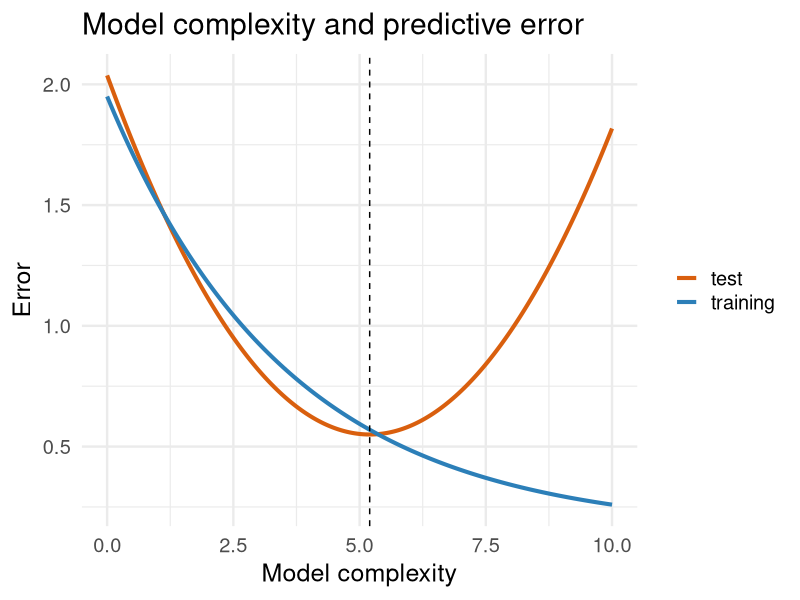
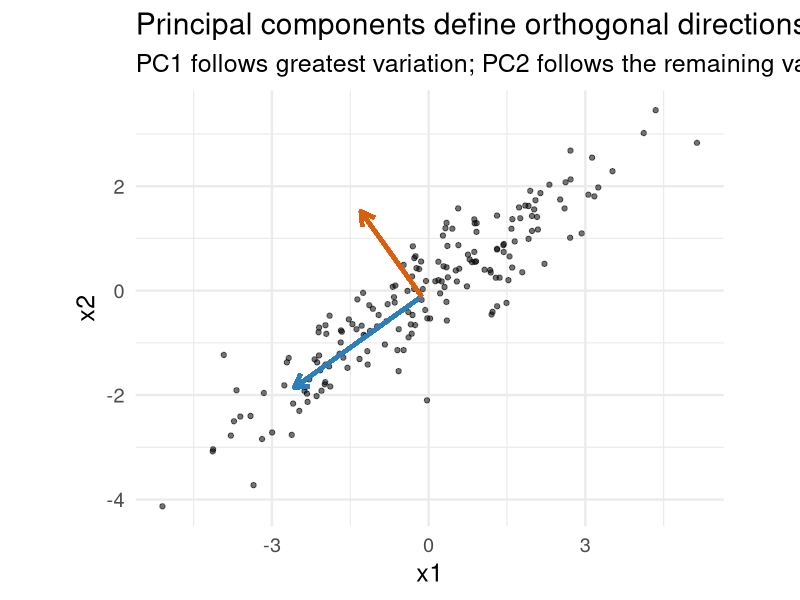
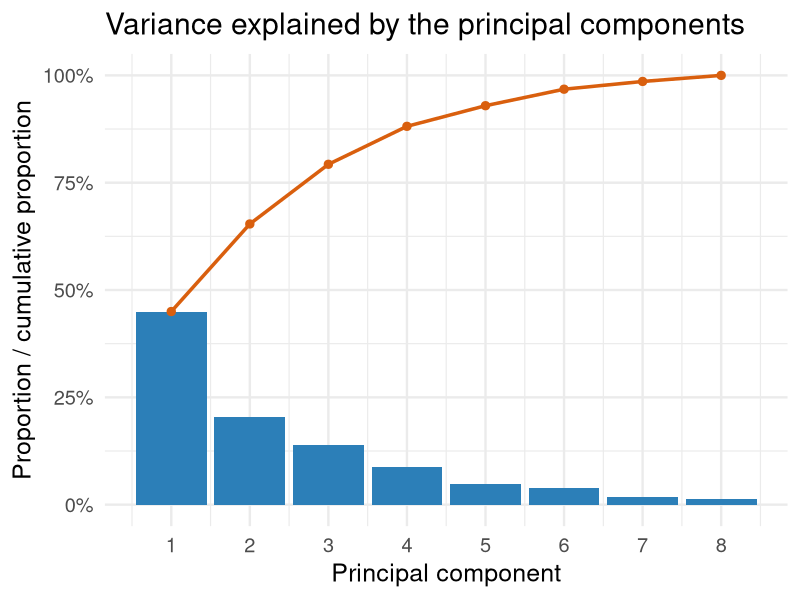
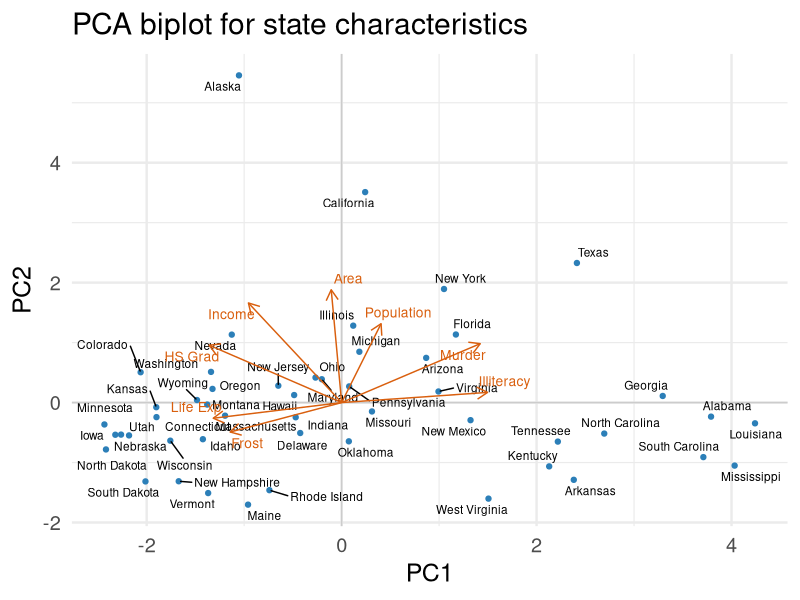
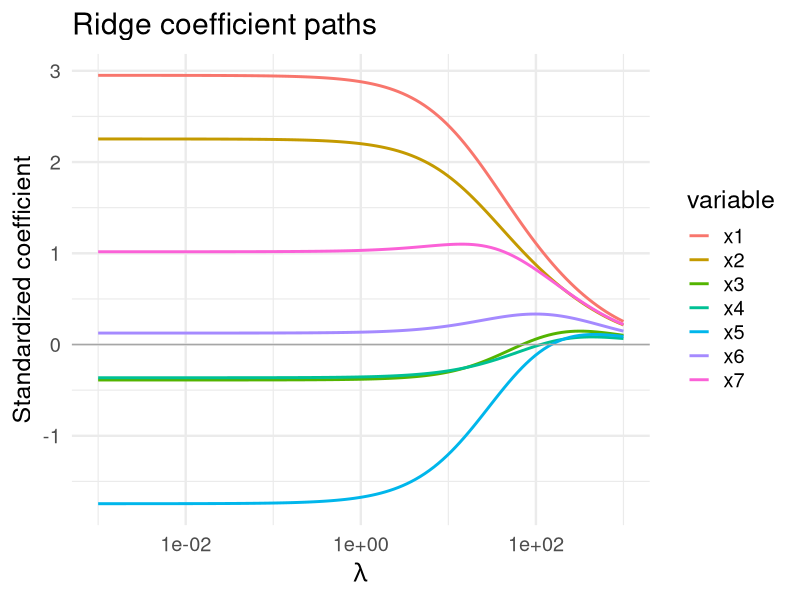
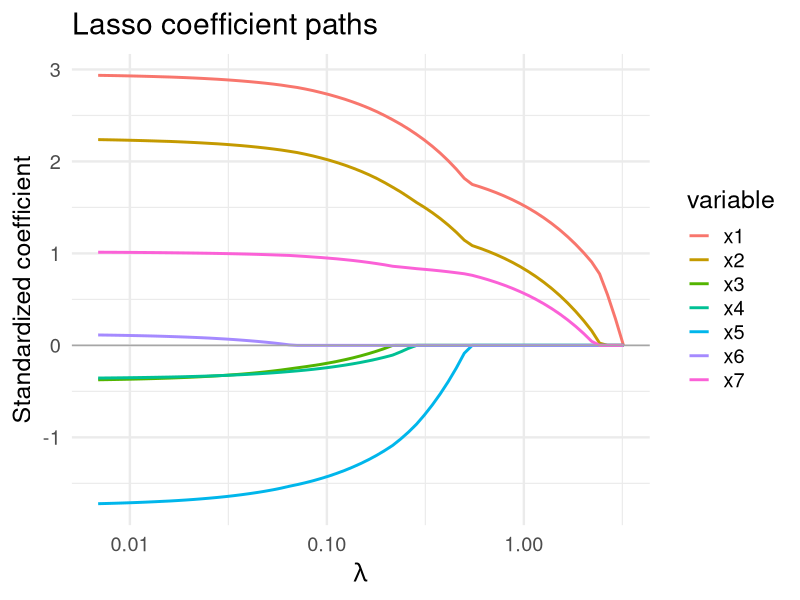
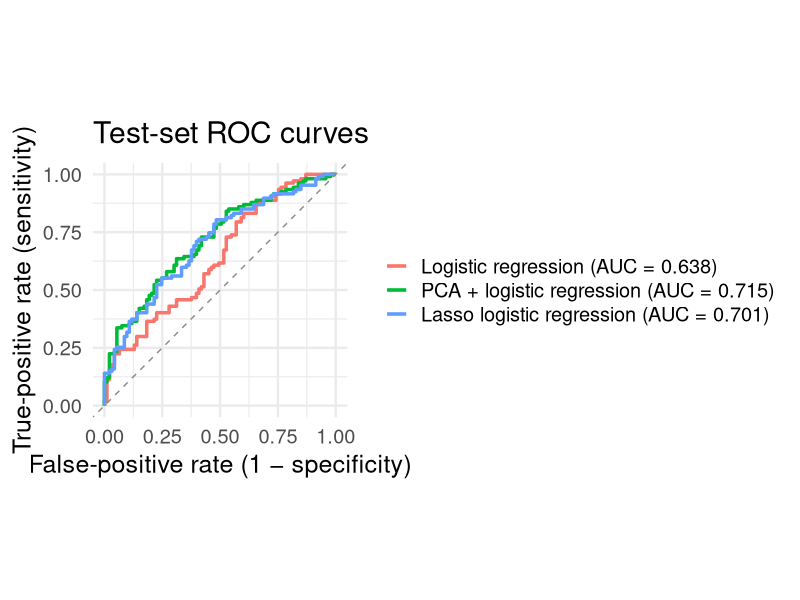

Source code (R) for these figures, in order:
## ---- chunk 1
#| echo: false
#| error: false

library(tidyverse)
library(ggrepel)
library(glmnet)
library(pROC)

theme_set(theme_minimal(base_size = 18))

set.seed(2026)
## ---- chunk 2
#| echo: false
#| fig-height: 5.4

complexity_curve <- tibble(
  complexity = seq(0, 10, length.out = 300),
  training = 1.8*exp(-0.28*complexity) + 0.15,
  test = 0.55 + 0.055*(complexity - 5.2)^2
) %>%
  pivot_longer(-complexity, names_to = "error_type", values_to = "error")

ggplot(complexity_curve, aes(complexity, error, color = error_type)) +
  geom_line(linewidth = 1.4) +
  geom_vline(xintercept = 5.2, linetype = 2) +
  scale_color_manual(values = c(training = "#2C7FB8", test = "#D95F0E")) +
  labs(title = "Model complexity and predictive error",
       x = "Model complexity", y = "Error", color = NULL)
## ---- chunk 3
#| echo: false
#| fig-height: 5.6

set.seed(18)
u <- rnorm(180, sd = 2.3)
v <- rnorm(180, sd = 0.45)
theta <- pi/5
rotated <- tibble(
  x1 = u*cos(theta) - v*sin(theta),
  x2 = u*sin(theta) + v*cos(theta)
)
pca_demo <- prcomp(rotated, center = TRUE, scale. = FALSE)
center <- colMeans(rotated)
dirs <- as.data.frame(pca_demo$rotation)

ggplot(rotated, aes(x1, x2)) +
  geom_point(alpha = 0.55) + coord_equal() +
  geom_segment(aes(x = center[1], y = center[2],
                   xend = center[1] + 3*dirs[1,1],
                   yend = center[2] + 3*dirs[2,1]),
               arrow = arrow(length = unit(0.15, "in")),
               linewidth = 1.3, color = "#2C7FB8") +
  geom_segment(aes(x = center[1], y = center[2],
                   xend = center[1] + 2*dirs[1,2],
                   yend = center[2] + 2*dirs[2,2]),
               arrow = arrow(length = unit(0.15, "in")),
               linewidth = 1.3, color = "#D95F0E") +
  labs(title = "Principal components define orthogonal directions",
       subtitle = "PC1 follows greatest variation; PC2 follows the remaining variation")
## ---- chunk 4
states <- as_tibble(state.x77, rownames = "state")
glimpse(states)
## ---- chunk 5
state_x <- states %>% select(-state)
state_pca <- prcomp(state_x, center = TRUE, scale. = TRUE)

summary(state_pca)$importance[, 1:5]
## ---- chunk 6
#| echo: false
#| fig-height: 5.4

state_var <- state_pca$sdev^2
scree <- tibble(
  component = seq_along(state_var),
  proportion = state_var/sum(state_var),
  cumulative = cumsum(proportion)
)

ggplot(scree, aes(component, proportion)) +
  geom_col(fill = "#2C7FB8") +
  geom_line(aes(y = cumulative), color = "#D95F0E", linewidth = 1.2) +
  geom_point(aes(y = cumulative), color = "#D95F0E", size = 2.5) +
  scale_x_continuous(breaks = 1:nrow(scree)) +
  scale_y_continuous(labels = scales::percent) +
  labs(title = "Variance explained by the principal components",
       x = "Principal component", y = "Proportion / cumulative proportion")
## ---- chunk 7
#| echo: false
#| fig-height: 6

scores <- as_tibble(state_pca$x[, 1:2]) %>%
  mutate(state = states$state)

loading_scale <- 3.2
loading_plot <- as_tibble(state_pca$rotation[, 1:2], rownames = "variable") %>%
  mutate(across(c(PC1, PC2), ~ .x*loading_scale))

ggplot(scores, aes(PC1, PC2)) +
  geom_hline(yintercept = 0, color = "grey80") +
  geom_vline(xintercept = 0, color = "grey80") +
  geom_point(color = "#2C7FB8") +
  geom_text_repel(aes(label = state), size = 3, max.overlaps = 25) +
  geom_segment(data = loading_plot,
               aes(x = 0, y = 0, xend = PC1, yend = PC2),
               inherit.aes = FALSE, color = "#D95F0E",
               arrow = arrow(length = unit(0.12, "in"))) +
  geom_text_repel(data = loading_plot,
                  aes(PC1, PC2, label = variable),
                  inherit.aes = FALSE, color = "#D95F0E", size = 3.5) +
  labs(title = "PCA biplot for state characteristics")
## ---- chunk 8
#| echo: false
#| fig-height: 5.8

set.seed(12)
n <- 100
p <- 7
latent <- rnorm(n)
X_sim <- sapply(1:p, function(j) 0.75*latent + rnorm(n, sd = 0.7))
colnames(X_sim) <- paste0("x", 1:p)
beta_true <- c(3, 2, 0, 0, -1.5, 0, 0.7)
y_sim <- as.vector(X_sim %*% beta_true + rnorm(n, sd = 2))

Xz <- scale(X_sim)
yz <- as.vector(scale(y_sim, center = TRUE, scale = FALSE))
lambdas <- 10^seq(-3, 3, length.out = 120)

ridge_coef <- map_dfr(lambdas, function(lambda) {
  b <- solve(crossprod(Xz) + lambda*diag(p), crossprod(Xz, yz))
  tibble(lambda = lambda, variable = colnames(Xz), coefficient = as.vector(b))
})

ggplot(ridge_coef, aes(lambda, coefficient, color = variable)) +
  geom_line(linewidth = 1) +
  scale_x_log10() +
  geom_hline(yintercept = 0, color = "grey65") +
  labs(title = "Ridge coefficient paths",
       x = expression(lambda), y = "Standardized coefficient")
## ---- chunk 9
#| echo: false
#| fig-height: 5.8

# Use the same simulated data as in the ridge path
lasso_path <- glmnet(
  Xz, yz, alpha = 1,
  standardize = FALSE, intercept = FALSE
)

lasso_coef <- as.data.frame(t(as.matrix(lasso_path$beta))) %>%
  mutate(lambda = lasso_path$lambda) %>%
  pivot_longer(-lambda, names_to = "variable",
               values_to = "coefficient")

ggplot(lasso_coef, aes(lambda, coefficient, color = variable)) +
  geom_line(linewidth = 1) +
  scale_x_log10() +
  geom_hline(yintercept = 0, color = "grey65") +
  labs(title = "Lasso coefficient paths",
       x = expression(lambda), y = "Standardized coefficient")
## ---- chunk 10
set.seed(2)
n <- 400
z1 <- rnorm(n)
z2 <- rnorm(n)

# Ten noisy measurements of each underlying signal
signal_1 <- sapply(1:10, function(j) z1 + rnorm(n, sd = 0.7))
signal_2 <- sapply(1:10, function(j) z2 + rnorm(n, sd = 0.7))
noise <- matrix(rnorm(n * 40), nrow = n)

x <- cbind(signal_1, signal_2, noise)
colnames(x) <- paste0("x", 1:60)

probability <- plogis(0.7*z1 - 0.7*z2)
y <- factor(rbinom(n, 1, probability), levels = c(0, 1))

train_id <- sample(seq_len(n), 200)
x_train_raw <- x[train_id, ]
x_test_raw <- x[-train_id, ]
y_train <- y[train_id]
y_test <- y[-train_id]
## ---- chunk 11
train_mean <- colMeans(x_train_raw)
train_sd   <- apply(x_train_raw, 2, sd)
x_train <- scale(x_train_raw, center = train_mean, scale = train_sd)
x_test  <- scale(x_test_raw,  center = train_mean, scale = train_sd)

pca_fit <- prcomp(x_train, center = FALSE, scale. = FALSE)
variance_explained <- pca_fit$sdev^2 / sum(pca_fit$sdev^2)
cumsum(variance_explained)[1:5]
## ---- chunk 12
# Ordinary logistic regression
logit_data <- data.frame(y = y_train, x_train)
logit_fit <- glm(y ~ ., data = logit_data, family = binomial)

# Logistic regression using the first two principal components
pc_train <- as.data.frame(pca_fit$x[, 1:2, drop = FALSE])
pc_test <- as.data.frame(
  predict(pca_fit, newdata = x_test)[, 1:2, drop = FALSE]
)
pc_train$y <- y_train
pca_logit_fit <- glm(y ~ ., data = pc_train, family = binomial)

# Lasso logistic regression; lambda is chosen by cross-validation
set.seed(2)
lasso_fit <- cv.glmnet(
  x_train, y_train,
  family = "binomial", alpha = 1,
  type.measure = "auc", nfolds = 10
)
## ---- chunk 13
prob_logit <- predict(
  logit_fit,
  newdata = data.frame(x_test), type = "response"
)

prob_pca <- predict(
  pca_logit_fit,
  newdata = pc_test, type = "response"
)

prob_lasso <- as.numeric(
  predict(lasso_fit, newx = x_test,
          s = "lambda.min", type = "response")
)

selected_lasso <- coef(lasso_fit, s = "lambda.min")

## ---- chunk 14
#| echo: false
#| fig-height: 5.5

roc_models <- list(
  "Logistic regression" = roc(y_test, prob_logit, quiet = TRUE),
  "PCA + logistic regression" = roc(y_test, prob_pca, quiet = TRUE),
  "Lasso logistic regression" = roc(y_test, prob_lasso, quiet = TRUE)
)

auc_values <- map_dbl(roc_models, ~ as.numeric(auc(.x)))
names(roc_models) <- paste0(
  names(roc_models), " (AUC = ", round(auc_values, 3), ")"
)

ggroc(roc_models, legacy.axes = TRUE, linewidth = 1.2) +
  geom_abline(intercept = 0, slope = 1, linetype = 2,
              color = "grey55") +
  coord_equal() +
  labs(
    title = "Test-set ROC curves",
    x = "False-positive rate (1 − specificity)",
    y = "True-positive rate (sensitivity)",
    color = NULL
  )
## ---- chunk 15
tibble(
  model = c("Logistic regression",
            "PCA + logistic regression",
            "Lasso logistic regression"),
  test_auc = round(auc_values, 3)
) %>%
  arrange(desc(test_auc))
